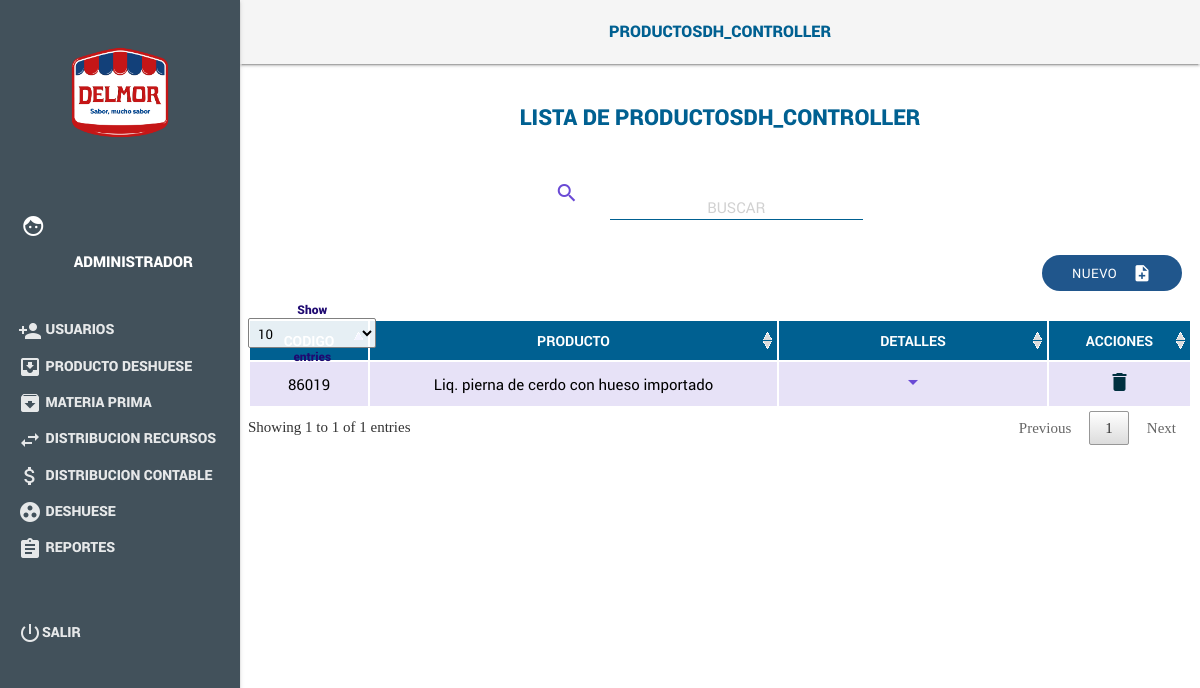
The app's page /index.php/productosdh_controller with its own data.
### tables this page shows
CREATE TABLE `productosdh` (
  `IdProductodh` int(255) NOT NULL AUTO_INCREMENT,
  `Codigo` int(255) DEFAULT NULL,
  `Producto` varchar(255) DEFAULT NULL,
  `Materia_prima` int(255) DEFAULT NULL,
  `Descripcion` varchar(255) DEFAULT NULL,
  `Calculo_base` double(255,3) DEFAULT NULL,
  PRIMARY KEY (`IdProductodh`) USING BTREE
);

### application/controllers/ProductosDH_controller.php (called while the page is built, shortened)
<?php
class ProductosDH_controller extends CI_Controller
{
  function __construct()
  {
    $this->load->library("session");
    $this->load->model("ProductosDH_model");
  }
  public function index()
  {
    $data["prod"] = $this->ProductosDH_model->getProductos();
    $this->load->view("header/header");
    $this->load->view("pages/menu");
    $this->load->view("ProductosDH/ProductosDH",$data);
    $this->load->view("footer/footer");
    $this->load->view("jsview/jsProductos");
  }
}
?>

### index.php (called while the page is built, shortened)
<?php
require_once BASEPATH.'core/CodeIgniter.php';

### application/models/ProductosDH_model.php (called while the page is built, shortened)
<?php
class ProductosDH_model extends CI_Model
{
  public function getProductos()
  {
    $this->db->group_by("Codigo");
    $query = $this->db->get("productosdh");
    if ($query->num_rows() > 0) {
      return $query->result_array();
    }
    return 0;
  }
}
?>

### application/views/ProductosDH/ProductosDH.php (the view, shortened to what this page needs)
<header class="demo-header mdl-layout__header ">
    <div class="centrado  ColorHeader"><span class=" title"><?php echo $this->uri->segment(1);?></span></div>
</header>
<main class="mdl-layout__content mdl-color--grey-100">
    <div class="mdl-grid demo-content">
        <div class="row TextColor center">lista de <?php echo $this->uri->segment(1);?></div>
        <div class="row" style="width:100%">
            <div class="container">
                <div class="Buscar row column">
                    <div class="col s1 m1 l1 offset-l3 offset-m2"><i class="material-icons ColorS">search</i></div>
                    <div class="input-field col s11 m6 l5">
                        <input  id="searchMain" type="text" placeholder="Buscar" class="validate mayuscula">
                    </div>
                </div>
            </div>
            <div style="margin-right: 10px; margin-bottom: 10px;" class="right m12" id="">
                <button id="newProd" class="Btnadd btn waves-effect waves-light">Nuevo
                    <i class="material-icons right">note_add</i>
                </button>
            </div>
            <div class="row center">
                <table class="table striped RobotoR" id="tblProductosdh">
                    <thead>
                    <tr>
                        <th>Codigo</th>
                        <th>Producto</th>
                        <th>Detalles</th>
                        <th>Acciones</th>
                    </tr>
                    </thead>
                    <tbody>
                        <?php
                          if (!$prod) {
                          }else{
                            foreach ($prod as $key) {
                              echo "
                                <tr>
                                    <td>".$key["Codigo"]."</td>
                                    <td>".$key["Producto"]."</td>
                                    <td class='center detalles'>
                                      <i id='more".$key["Codigo"]."' class='material-icons'>arrow_drop_down</i>
                                      <i id='less".$key["Codigo"]."' style='display:none;' class='material-icons'>arrow_drop_up</i>
                                        <div id='loader".$key['Codigo']."' style='display:none;' class='preloader-wrapper small active'>
                                            <div class='spinner-layer spinner-blue-only'>
                                                <div style='overflow: visible!important;' class='circle-clipper left'>
                                                    <div class='circle'></div>
                                                </div>
                                                <div class='gap-patch'>
                                                    <div class='circle'></div>
                                                </div>
                                                <div style='overflow: visible!important;' class='circle-clipper right'>
                                                    <div class='circle'></div>
                                                </div>
                                            </div>
                                        </div>
                                    </td>
                                    <td>
                                      <a onclick='Eliminar(".'"'.$key["Codigo"].'"'.")' href='javascript:void(0)'><i class='material-icons'>delete</i></a>
                                    </td>
                                </tr>
                              ";
                            }
                          }
                        ?>
                    </tbody>
                </table>
            </div>
        </div>
    </div>
</main>

### assets/js/fuente.css (style rules this page uses)
.material-icons { font-family: 'Material Icons'; font-weight: normal; font-style: normal; font-size: 24px; display: inline-block; line-height: 1; text-transform: none; letter-spacing: normal; word-wrap: normal; white-space: nowrap; direction: ltr; -webkit-font-smoothing: antialiased; text-rendering: optimizeLegibility; -moz-osx-font-smoothing: grayscale; font-feature-settings: 'liga'; }

### assets/css/styles.css (style rules this page uses)
.ColorHeader { background: whitesmoke; color: #006091; margin-top: 20px; text-align: center; }
.title { font-family: 'robotoblack'; color: #006091; font-size: 16px; text-transform: uppercase; font-weight: 500; }
.TextColor { color: #006091; font-family: 'robotoblack'; font-size: 22px; margin-top: 30px; text-transform: uppercase; }
.column { margin-top: 30px; }
.Btnadd { text-align: center; border-radius: 20px; background: #20568c; font-family: 'robotoregular'; font-weight: 500; font-size: 13px; transition: 0.5s; }
.ColorS { color: #6a4ad5; }
table tr:nth-child(odd) { background-color: #e7e2f7 !important; }
table th { background: #006091; color: #fff; font-size: 14px; font-family: 'robotobold'; }
.detalles { color: #6a4ad5; font-family: 'robotoregular'; font-size: 14px; }
.RobotoR { font-family: 'robotoregular'; }
.mayuscula { text-transform: uppercase !important; }
.row { width: 100% !important; }
table { border-collapse: separate !important; border-spacing: 1px; }
table thead tr th { text-transform: uppercase; }

### records on screen
productosdh: Codigo "86019", Producto "Liq. pierna de cerdo con hueso importado"

### other values on screen
$this->uri->segment(1) "PRODUCTOSDH_CONTROLLER"
